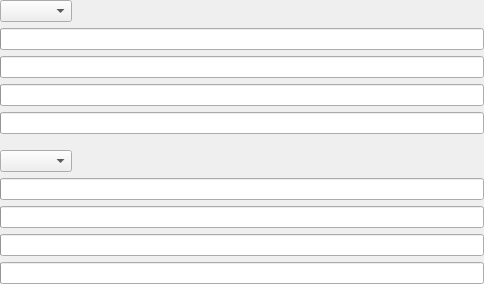
<?xml version="1.0" encoding="UTF-8"?>
<ui version="4.0">
 <class>LMHRecoveryForm</class>
 <widget class="QWidget" name="LMHRecoveryForm">
  <property name="geometry">
   <rect>
    <x>0</x>
    <y>0</y>
    <width>484</width>
    <height>282</height>
   </rect>
  </property>
  <layout class="QVBoxLayout" name="MainLayout">
   <property name="margin">
    <number>0</number>
   </property>
   <item>
    <layout class="QHBoxLayout" name="horizontalLayout">
     <item>
      <widget class="ptChoice" name="MaskType1"/>
     </item>
     <item>
      <spacer name="horizontalSpacer">
       <property name="orientation">
        <enum>Qt::Horizontal</enum>
       </property>
       <property name="sizeHint" stdset="0">
        <size>
         <width>40</width>
         <height>20</height>
        </size>
       </property>
      </spacer>
     </item>
    </layout>
   </item>
   <item>
    <widget class="ptInput" name="Strength1"/>
   </item>
   <item>
    <widget class="ptInput" name="LowerLimit1"/>
   </item>
   <item>
    <widget class="ptInput" name="UpperLimit1"/>
   </item>
   <item>
    <widget class="ptInput" name="Softness1"/>
   </item>
   <item>
    <spacer name="verticalSpacer">
     <property name="orientation">
      <enum>Qt::Vertical</enum>
     </property>
     <property name="sizeType">
      <enum>QSizePolicy::Fixed</enum>
     </property>
     <property name="sizeHint" stdset="0">
      <size>
       <width>20</width>
       <height>10</height>
      </size>
     </property>
    </spacer>
   </item>
   <item>
    <layout class="QHBoxLayout" name="horizontalLayout_2">
     <property name="bottomMargin">
      <number>0</number>
     </property>
     <item>
      <widget class="ptChoice" name="MaskType2"/>
     </item>
     <item>
      <spacer name="horizontalSpacer_2">
       <property name="orientation">
        <enum>Qt::Horizontal</enum>
       </property>
       <property name="sizeHint" stdset="0">
        <size>
         <width>40</width>
         <height>20</height>
        </size>
       </property>
      </spacer>
     </item>
    </layout>
   </item>
   <item>
    <widget class="ptInput" name="Strength2"/>
   </item>
   <item>
    <widget class="ptInput" name="LowerLimit2"/>
   </item>
   <item>
    <widget class="ptInput" name="UpperLimit2"/>
   </item>
   <item>
    <widget class="ptInput" name="Softness2"/>
   </item>
  </layout>
 </widget>
 <customwidgets>
  <customwidget>
   <class>ptInput</class>
   <extends>QProgressBar</extends>
   <header>ptInput.h</header>
  </customwidget>
  <customwidget>
   <class>ptChoice</class>
   <extends>QComboBox</extends>
   <header>ptChoice.h</header>
  </customwidget>
 </customwidgets>
 <resources/>
 <connections/>
</ui>
